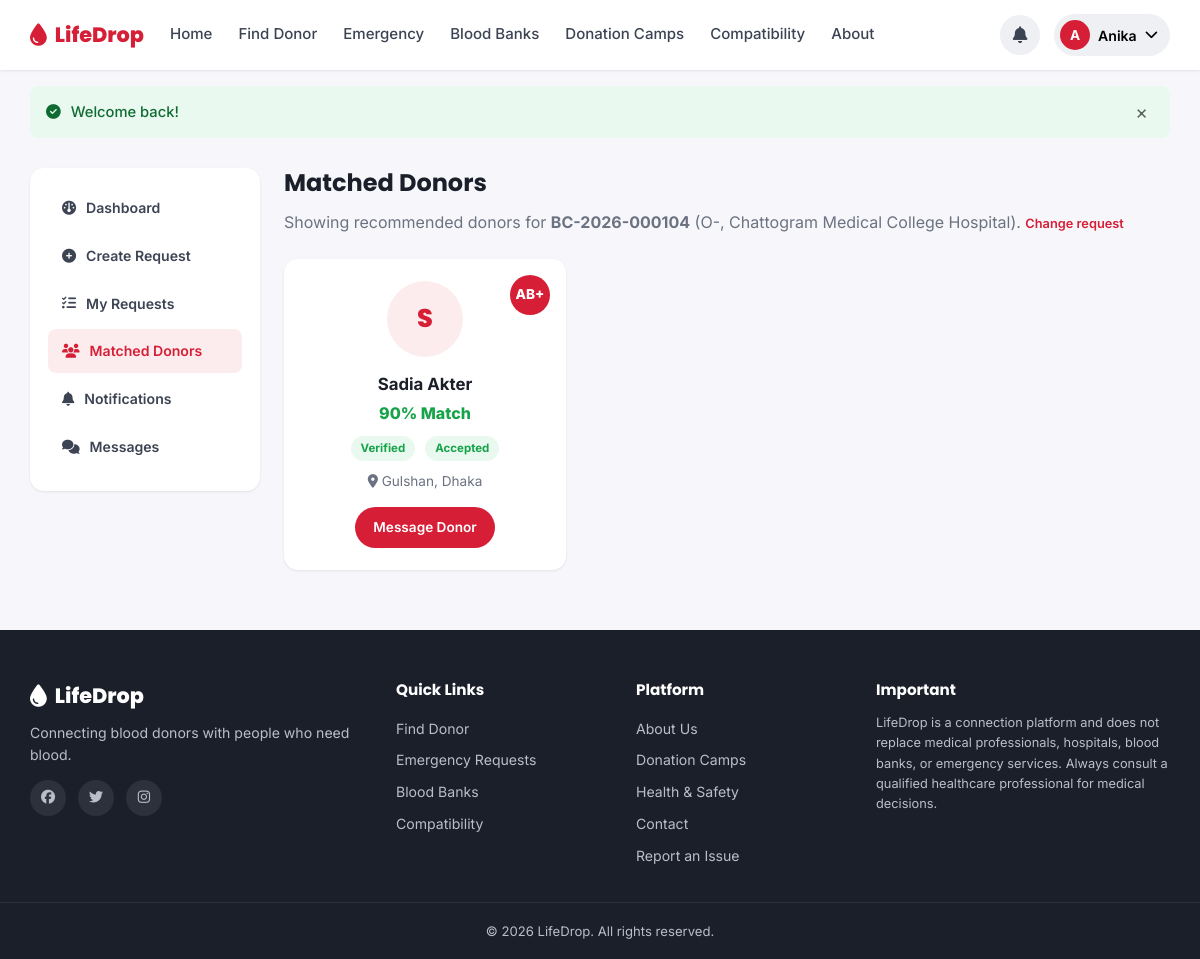
/seeker/matched-donors.php?request_id=4 (signed in), run on the app's committed database.
### tables this page shows
CREATE TABLE `users` (
  `id` INT UNSIGNED NOT NULL AUTO_INCREMENT,
  `full_name` VARCHAR(120) NOT NULL,
  `email` VARCHAR(150) NOT NULL,
  `phone` VARCHAR(20) NOT NULL,
  `password_hash` VARCHAR(255) NOT NULL,
  `role` ENUM('donor','seeker','both','admin') NOT NULL DEFAULT 'seeker',
  `blood_group` ENUM('A+','A-','B+','B-','AB+','AB-','O+','O-') DEFAULT NULL,
  `division` VARCHAR(50) DEFAULT NULL,
  `district` VARCHAR(50) DEFAULT NULL,
  `area` VARCHAR(80) DEFAULT NULL,
  `gender` ENUM('Male','Female','Other') DEFAULT NULL,
  `date_of_birth` DATE DEFAULT NULL,
  `profile_photo` VARCHAR(255) DEFAULT NULL,
  `last_donation_date` DATE DEFAULT NULL,
  `availability` ENUM('available','maybe','unavailable') NOT NULL DEFAULT 'available',
  `is_verified` TINYINT(1) NOT NULL DEFAULT 0,
  `is_donor_profile` TINYINT(1) NOT NULL DEFAULT 0,
  `status` ENUM('active','suspended') NOT NULL DEFAULT 'active',
  `total_donations` INT UNSIGNED NOT NULL DEFAULT 0,
  `created_at` TIMESTAMP NOT NULL DEFAULT CURRENT_TIMESTAMP,
  `updated_at` TIMESTAMP NOT NULL DEFAULT CURRENT_TIMESTAMP ON UPDATE CURRENT_TIMESTAMP,
  PRIMARY KEY (`id`),
  UNIQUE KEY `uq_email` (`email`),
  UNIQUE KEY `uq_phone` (`phone`),
  KEY `idx_blood_group` (`blood_group`),
  KEY `idx_division_district` (`division`,`district`),
  KEY `idx_availability` (`availability`)
);

CREATE TABLE `blood_requests` (
  `id` INT UNSIGNED NOT NULL AUTO_INCREMENT,
  `request_code` VARCHAR(20) NOT NULL,
  `seeker_id` INT UNSIGNED NOT NULL,
  `blood_group` ENUM('A+','A-','B+','B-','AB+','AB-','O+','O-') NOT NULL,
  `units_needed` TINYINT UNSIGNED NOT NULL DEFAULT 1,
  `patient_name` VARCHAR(120) NOT NULL,
  `hospital_name` VARCHAR(150) NOT NULL,
  `division` VARCHAR(50) NOT NULL,
  `district` VARCHAR(50) NOT NULL,
  `area` VARCHAR(80) DEFAULT NULL,
  `required_date` DATE NOT NULL,
  `required_time` TIME DEFAULT NULL,
  `contact_number` VARCHAR(20) NOT NULL,
  `additional_info` TEXT DEFAULT NULL,
  `request_type` ENUM('normal','emergency') NOT NULL DEFAULT 'normal',
  `status` ENUM('pending','searching','donor_found','fulfilled','cancelled','expired') NOT NULL DEFAULT 'pending',
  `created_at` TIMESTAMP NOT NULL DEFAULT CURRENT_TIMESTAMP,
  `updated_at` TIMESTAMP NOT NULL DEFAULT CURRENT_TIMESTAMP ON UPDATE CURRENT_TIMESTAMP,
  PRIMARY KEY (`id`),
  UNIQUE KEY `uq_request_code` (`request_code`),
  KEY `idx_blood_group` (`blood_group`),
  KEY `idx_status` (`status`),
  KEY `idx_type` (`request_type`),
  KEY `idx_location` (`division`,`district`),
  CONSTRAINT `fk_br_seeker` FOREIGN KEY (`seeker_id`) REFERENCES `users`(`id`) ON DELETE CASCADE
);

CREATE TABLE `donor_requests` (
  `id` INT UNSIGNED NOT NULL AUTO_INCREMENT,
  `blood_request_id` INT UNSIGNED NOT NULL,
  `donor_id` INT UNSIGNED NOT NULL,
  `match_score` TINYINT UNSIGNED DEFAULT NULL,
  `status` ENUM('pending','accepted','declined','expired') NOT NULL DEFAULT 'pending',
  `responded_at` TIMESTAMP NULL DEFAULT NULL,
  `created_at` TIMESTAMP NOT NULL DEFAULT CURRENT_TIMESTAMP,
  PRIMARY KEY (`id`),
  UNIQUE KEY `uq_request_donor` (`blood_request_id`,`donor_id`),
  KEY `idx_donor` (`donor_id`),
  CONSTRAINT `fk_dr_request` FOREIGN KEY (`blood_request_id`) REFERENCES `blood_requests`(`id`) ON DELETE CASCADE,
  CONSTRAINT `fk_dr_donor` FOREIGN KEY (`donor_id`) REFERENCES `users`(`id`) ON DELETE CASCADE
);

### includes/functions.php (called while the page is built, shortened)
<?php
function e($value) {
    return htmlspecialchars($value ?? '', ENT_QUOTES, 'UTF-8');
}
function status_badge_class($status) {
    return [
        'pending'      => 'badge-warning',
        'searching'    => 'badge-info',
        'donor_found'  => 'badge-primary',
        'fulfilled'    => 'badge-success',
        'cancelled'    => 'badge-danger',
        'expired'      => 'badge-muted',
        'accepted'     => 'badge-success',
        'declined'     => 'badge-danger',
        'available'    => 'badge-success',
        'maybe'        => 'badge-warning',
        'unavailable'  => 'badge-danger',
    ][$status] ?? 'badge-muted';
}

### includes/auth.php (called while the page is built, shortened)
<?php
require_once __DIR__ . '/functions.php';
function is_logged_in() {
    return !empty($_SESSION['user_id']);
}
function current_user() {
    static $user = null;
    static $fetched = false;
    if ($fetched) {
        return $user;
    }
    $fetched = true;
    global $pdo;
    $stmt = $pdo->prepare('SELECT * FROM users WHERE id = :id LIMIT 1');
    $stmt->execute([':id' => $_SESSION['user_id']]);
    $user = $stmt->fetch();
    return $user;
}

### seeker/matched-donors.php (the view, shortened to what this page needs)
<?php
require_once __DIR__ . '/../includes/auth.php';
$user = current_user();
$requestId = (int) ($_GET['request_id'] ?? 0);
$stmt = $pdo->prepare('SELECT * FROM blood_requests WHERE id = :id AND seeker_id = :seeker LIMIT 1');
$stmt->execute([':id' => $requestId, ':seeker' => $user['id']]);
$request = $stmt->fetch();
$matches = [];
if ($request) {
    $stmt = $pdo->prepare(
        "SELECT dr.*, u.full_name, u.blood_group, u.division, u.district, u.area, u.availability,
                u.is_verified, u.profile_photo, u.last_donation_date
         FROM donor_requests dr JOIN users u ON u.id = dr.donor_id
         WHERE dr.blood_request_id = :rid ORDER BY dr.match_score DESC"
    );
    $stmt->execute([':rid' => $requestId]);
    $matches = $stmt->fetchAll();
}
require_once __DIR__ . '/../includes/header.php';
require_once __DIR__ . '/_sidebar.php';
?>
<div class="dash-wrap">
    <div class="dash-main">
        <h1>Matched Donors</h1>
        <?php if (!$request): ?>
            <p class="dash-welcome">Select one of your requests to see recommended donors.</p>
            <?php if (!empty($allRequests)): ?>
            <div class="grid grid-3">
                <?php foreach ($allRequests as $r): ?>
                    <a href="?request_id=<?= e($r['id']) ?>" class="card">
                        <span class="badge badge-muted"><?= e($r['blood_group']) ?></span>
                        <h4 class="mt-1"><?= e($r['request_code']) ?></h4>
                        <p class="text-muted" style="font-size:0.85rem;"><?= e($r['hospital_name']) ?></p>
                        <span class="badge <?= status_badge_class($r['status']) ?>"><?= e(ucwords(str_replace('_',' ',$r['status']))) ?></span>
                    </a>
                <?php endforeach; ?>
            </div>
            <?php else: ?>
                <div class="empty-state"><i class="fa-solid fa-list"></i><p>You have no requests yet.</p></div>
            <?php endif; ?>
        <?php else: ?>
            <p class="dash-welcome">
                Showing recommended donors for <strong><?= e($request['request_code']) ?></strong>
                (<?= e($request['blood_group']) ?>, <?= e($request['hospital_name']) ?>).
                <a href="<?= e(SITE_URL) ?>/seeker/matched-donors.php" class="link-btn">Change request</a>
            </p>
            <?php if ($matches): ?>
            <div class="grid grid-3">
                <?php foreach ($matches as $m): ?>
                    <div class="donor-card">
                        <span class="blood-chip"><?= e($m['blood_group']) ?></span>
                        <?php if (!empty($m['profile_photo'])): ?>
                            <img class="donor-avatar" src="<?= e(UPLOAD_URL . $m['profile_photo']) ?>" alt="">
                        <?php else: ?>
                            <div class="donor-avatar-fallback"><?= e(mb_substr($m['full_name'], 0, 1)) ?></div>
                        <?php endif; ?>
                        <div class="donor-name"><?= e($m['full_name']) ?></div>
                        <div class="match-score mb-1"><?= e($m['match_score']) ?>% Match</div>
                        <div class="donor-meta">
                            <?php if ($m['is_verified']): ?><span class="badge badge-success">Verified</span><?php endif; ?>
                            <span class="badge <?= status_badge_class($m['status']) ?>"><?= e(ucfirst($m['status'])) ?></span>
                        </div>
                        <div class="donor-location"><i class="fa-solid fa-location-dot"></i> <?= e($m['area'] ? $m['area'] . ', ' : '') . e($m['district']) ?></div>
                        <?php if ($m['status'] === 'accepted'): ?>
                            <a href="<?= e(SITE_URL) ?>/seeker/messages.php?with=<?= e($m['donor_id']) ?>" class="btn btn-primary btn-sm mt-1">Message Donor</a>
                        <?php endif; ?>
                    </div>
                <?php endforeach; ?>
            </div>
            <?php else: ?>
                <div class="empty-state"><i class="fa-solid fa-user-slash"></i><p>No matching donors were found for this request yet.</p></div>
            <?php endif; ?>
        <?php endif; ?>
    </div>
</div>
<?php require_once __DIR__ . '/../includes/footer.php'; ?>

### includes/navbar.php (shortened to what this page needs)
<?php
require_once __DIR__ . '/notifications.php';
$user = current_user();
$currentPage = basename($_SERVER['SCRIPT_NAME']);
function nav_active($page, $current) { return $page === $current ? 'active' : ''; }
?>
<header class="navbar">
    <div class="navbar-inner">
        <a class="brand" href="<?= e(SITE_URL) ?>/index.php">
            <i class="fa-solid fa-droplet"></i>
            <span><?= e(SITE_NAME) ?></span>
        </a>
        <nav class="nav-links" id="navLinks">
            <a href="<?= e(SITE_URL) ?>/index.php" class="<?= nav_active('index.php', $currentPage) ?>">Home</a>
            <a href="<?= e(SITE_URL) ?>/find-donor.php" class="<?= nav_active('find-donor.php', $currentPage) ?>">Find Donor</a>
            <a href="<?= e(SITE_URL) ?>/emergency-requests.php" class="<?= nav_active('emergency-requests.php', $currentPage) ?>">Emergency</a>
            <a href="<?= e(SITE_URL) ?>/blood-banks.php" class="<?= nav_active('blood-banks.php', $currentPage) ?>">Blood Banks</a>
            <a href="<?= e(SITE_URL) ?>/donation-camps.php" class="<?= nav_active('donation-camps.php', $currentPage) ?>">Donation Camps</a>
            <a href="<?= e(SITE_URL) ?>/compatibility.php" class="<?= nav_active('compatibility.php', $currentPage) ?>">Compatibility</a>
            <a href="<?= e(SITE_URL) ?>/about.php" class="<?= nav_active('about.php', $currentPage) ?>">About</a>
        </nav>
        <div class="nav-right">
            <?php if ($user): ?>
                <div class="user-menu">
                    <button class="user-menu-btn" id="userMenuBtn" type="button">
                        <?php if (!empty($user['profile_photo'])): ?>
                            <img src="<?= e(UPLOAD_URL . $user['profile_photo']) ?>" alt="" class="avatar-sm">
                        <?php else: ?>
                            <span class="avatar-sm avatar-fallback"><?= e(mb_substr($user['full_name'], 0, 1)) ?></span>
                        <?php endif; ?>
                        <span class="user-menu-name"><?= e(explode(' ', $user['full_name'])[0]) ?></span>
                        <i class="fa-solid fa-chevron-down"></i>
                    </button>
                </div>
            <?php else: ?>
                <a href="<?= e(SITE_URL) ?>/login.php" class="btn-nav">Login</a>
                <a href="<?= e(SITE_URL) ?>/register.php" class="btn-nav-primary">Register</a>
            <?php endif; ?>
        </div>
    </div>
</header>

### assets/css/style.css (style rules this page uses)
:root { --red-600: #d61f36; --red-700: #b5152a; --red-500: #e63950; --red-50: #fdecee; --red-100: #fbd6da; --yellow-500: #f5b342; --yellow-600: #e8a12b; --ink-900: #1b1f2a; --ink-700: #3c4353; --ink-500: #6b7280; --ink-300: #b8bfc9; --ink-100: #eef0f3; --bg: #f7f7fb; --white: #ffffff; --green-600: #16a34a; --green-50: #e9f9ef; --amber-600: #d97706; --amber-50: #fef6e7; --blue-600: #2563eb; --blue-50: #eaf1fe; --radius-sm: 8px; --radius-md: 14px; --radius-lg: 20px; --shadow-sm: 0 1px 3px rgba(27,31,42,0.06), 0 1px 2px rgba(27,31,42,0.04); --shadow-md: 0 8px 24px rgba(27,31,42,0.08); --shadow-lg: 0 20px 45px rgba(27,31,42,0.12); --font-heading: 'Poppins', sans-serif; --font-body: 'Inter', sans-serif; }
* { box-sizing: border-box; }
html { scroll-behavior: smooth; }
body { margin: 0; font-family: var(--font-body); color: var(--ink-900); background: var(--bg); line-height: 1.55; -webkit-font-smoothing: antialiased; }
h1, h2, h3, h4, h5 { font-family: var(--font-heading); margin: 0 0 0.5em; line-height: 1.25; }
p { margin: 0 0 1em; }
a { color: inherit; text-decoration: none; }
button { font-family: inherit; cursor: pointer; }
.btn { display: inline-flex; align-items: center; justify-content: center; gap: 8px; padding: 12px 24px; border-radius: 999px; font-weight: 600; font-size: 0.95rem; border: 2px solid transparent; cursor: pointer; transition: all .18s ease; white-space: nowrap; }
.btn-primary { background: var(--red-600); color: #fff; }
.btn-sm { padding: 8px 16px; font-size: 0.85rem; }
.link-btn { background: none; border: none; color: var(--red-600); font-weight: 600; padding: 0; cursor: pointer; font-size: 0.8rem; }
.navbar { position: sticky; top: 0; z-index: 100; background: var(--white); box-shadow: var(--shadow-sm); }
.navbar-inner { max-width: 1180px; margin: 0 auto; padding: 14px 20px; display: flex; align-items: center; gap: 24px; }
.brand { display: flex; align-items: center; gap: 8px; font-family: var(--font-heading); font-weight: 800; font-size: 1.3rem; color: var(--red-600); }
.brand i { font-size: 1.4rem; }
.nav-links { display: flex; align-items: center; gap: 22px; flex: 1; }
.nav-links a { font-weight: 500; color: var(--ink-700); font-size: 0.94rem; padding: 6px 2px; border-bottom: 2px solid transparent; transition: color .15s; }
.nav-right { display: flex; align-items: center; gap: 14px; }
.user-menu { position: relative; }
.user-menu-btn { display: flex; align-items: center; gap: 8px; background: var(--ink-100); border: none; padding: 6px 12px 6px 6px; border-radius: 999px; }
.avatar-sm { width: 30px; height: 30px; border-radius: 50%; object-fit: cover; }
.avatar-fallback { background: var(--red-600); color: #fff; display: flex; align-items: center; justify-content: center; font-weight: 700; font-size: 0.85rem; }
.user-menu-name { font-weight: 600; font-size: 0.88rem; }
.grid { display: grid; gap: 20px; }
.grid-3 { grid-template-columns: repeat(3, 1fr); }
.donor-card { background: #fff; border-radius: var(--radius-md); box-shadow: var(--shadow-sm); padding: 22px; text-align: center; transition: transform .15s, box-shadow .15s; position: relative; }
.donor-avatar-fallback { width: 76px; height: 76px; border-radius: 50%; margin: 0 auto 14px; background: var(--red-50); color: var(--red-600); display: flex; align-items: center; justify-content: center; font-size: 1.6rem; font-weight: 800; font-family: var(--font-heading); }
.blood-chip { display: inline-flex; align-items: center; justify-content: center; width: 40px; height: 40px; border-radius: 50%; background: var(--red-600); color: #fff; font-weight: 800; font-size: 0.85rem; position: absolute; top: 16px; right: 16px; }
.donor-name { font-weight: 700; font-size: 1.05rem; margin-bottom: 4px; }
.donor-meta { display: flex; justify-content: center; gap: 10px; flex-wrap: wrap; font-size: 0.8rem; margin-bottom: 10px; }
.donor-location { color: var(--ink-500); font-size: 0.85rem; margin-bottom: 4px; }
.match-score { font-weight: 800; color: var(--green-600); }
.badge { display: inline-flex; align-items: center; gap: 5px; padding: 4px 10px; border-radius: 999px; font-size: 0.72rem; font-weight: 700; }
.badge-success { background: var(--green-50); color: var(--green-600); }
.dash-wrap { max-width: 1180px; margin: 30px auto; padding: 0 20px; display: grid; grid-template-columns: 230px 1fr; gap: 24px; }
.dash-main h1 { font-size: 1.5rem; }
.dash-welcome { color: var(--ink-500); margin-bottom: 24px; }
.mt-1 { margin-top: 10px; }
.mb-1 { margin-bottom: 10px; }

### data on the page
users: full_name "A", full_name "Anika"
blood_requests: request_code "BC-2026-000104", blood_group "O-", hospital_name "Chattogram Medical College Hospital"
donor_requests: donor.blood_group "AB+", donor.full_name "S", donor.full_name "Sadia Akter", match_score "90", status "Accepted", donor.area "Gulshan,", donor.district "Dhaka"

### other printed values
SITE_NAME "LifeDrop"
$fm['message'] "Welcome back!"
$label "Dashboard"
$label "Create Request"
$label "My Requests"
$label "Matched Donors"
$label "Notifications"
$label "Messages"
